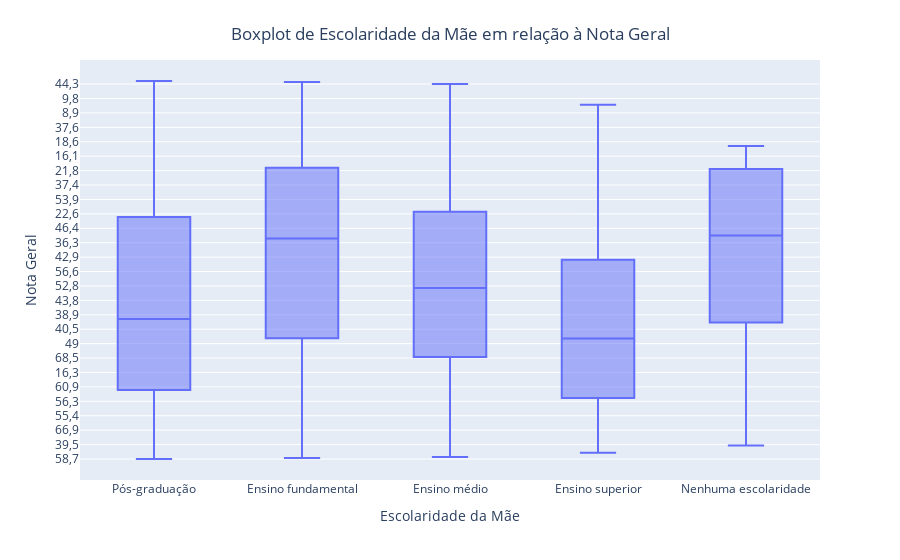

Notebook source saved alongside this figure:
### Code cell
categorias = {
    'A': 'Nenhuma escolaridade',
    'B': 'Ensino fundamental',
    'C': 'Ensino fundamental',
    'D': 'Ensino médio',
    'E': 'Ensino superior',
    'F': 'Pós-graduação'
}

dados_explorados.loc[:, 'Categoria'] = dados_explorados['Escolaridade_mae'].map(categorias)

fig = px.box(dados_explorados, x='Categoria', y='Nota_geral', 
             labels={'Categoria': 'Escolaridade da Mãe', 'Nota_geral': 'Nota Geral'})

fig.update_layout(title='Boxplot de Escolaridade da Mãe em relação à Nota Geral', title_x=0.5, title_y=0.95)
fig.show()

### Figure 1 — Plotly figure (JSON) as saved in the notebook; plotly's stock layout.template omitted (floating-point values rounded to 4 significant figures; data arrays with more than 128 entries replaced by an {"elided": "..."} marker saying what was removed)
{"data": [{"alignmentgroup": "True", "hovertemplate": "Escolaridade da Mãe=%{x}<br>Nota Geral=%{y}<extra></extra>", "legendgroup": "", "marker": {"color": "#636efa"}, "name": "", "notched": false, "offsetgroup": "", "orientation": "v", "showlegend": false, "type": "box", "x": {"elided": "607 str values"}, "x0": " ", "xaxis": "x", "y": {"elided": "607 str values"}, "y0": " ", "yaxis": "y"}], "layout": {"boxmode": "group", "legend": {"tracegroupgap": 0}, "margin": {"t": 60}, "title": {"text": "Boxplot de Escolaridade da Mãe em relação à Nota Geral", "x": 0.5, "y": 0.95}, "xaxis": {"anchor": "y", "domain": [0, 1], "title": {"text": "Escolaridade da Mãe"}}, "yaxis": {"anchor": "x", "domain": [0, 1], "title": {"text": "Nota Geral"}}}}
